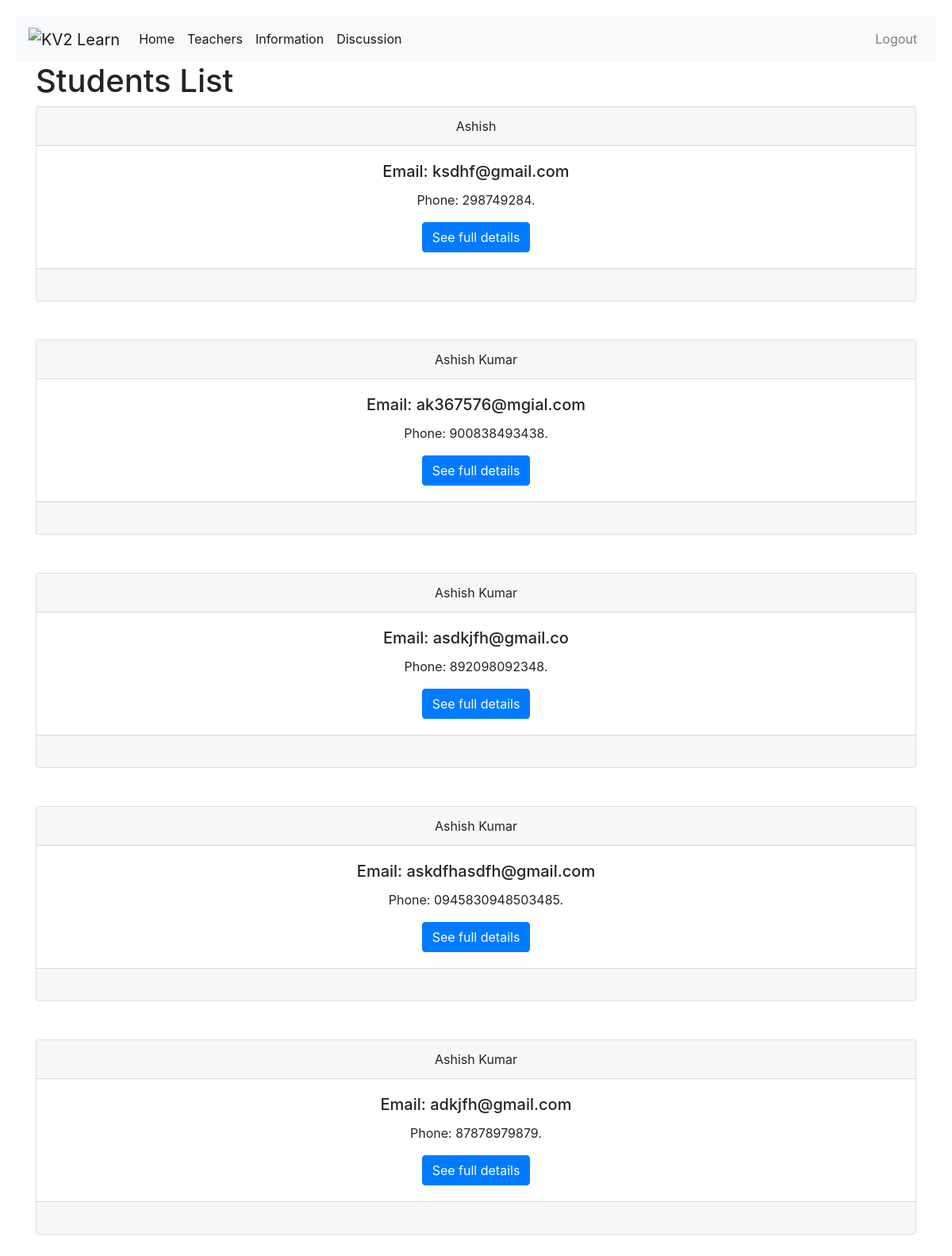
The page /students/ on the database its author committed.
### users/models.py (models this page shows)
class CustomUser(AbstractUser):
    cat = models.CharField(max_length=200)
    std = models.CharField(max_length=200, blank=True, null=True)
    phone_number = models.CharField(max_length=15)

### mentor/views.py (the view)
# urls.py: path("students/", views.students, name="students")
def students(request):
    obj = CustomUser.objects.filter(cat="student")
    context = {"object_list": obj}
    return render(request, template_name="students.html", context=context)

### mentor/templates/students.html (shortened to what this page needs)
{% extends "base.html" %}
{% block content %}
<h1>Students List</h1>
{% for obj in object_list %}
<div class="card text-center">
  <div class="card-header">
    {{obj.first_name}}
  </div>
  <div class="card-body">
    <h5 class="card-title">Email: {{obj.email}}</h5>
    <p class="card-text">Phone: {{obj.phone_number}}.</p>
    <a href="/teachers/{{obj.pk}}" class="btn btn-primary">See full details</a>
  </div>
  <div class="card-footer text-muted">
  </div>
</div>
<br><br>
{% endfor %}
{% endblock content %}

### rows shown on the page
CustomUser: first_name "Ashish", email "ksdhf@gmail.com", phone_number "298749284"
CustomUser: first_name "Ashish Kumar", email "ak367576@mgial.com", phone_number "900838493438"
CustomUser: first_name "Ashish Kumar", email "asdkjfh@gmail.co", phone_number "892098092348"
CustomUser: first_name "Ashish Kumar", email "askdfhasdfh@gmail.com", phone_number "0945830948503485"
CustomUser: first_name "Ashish Kumar", email "adkjfh@gmail.com", phone_number "87878979879"
